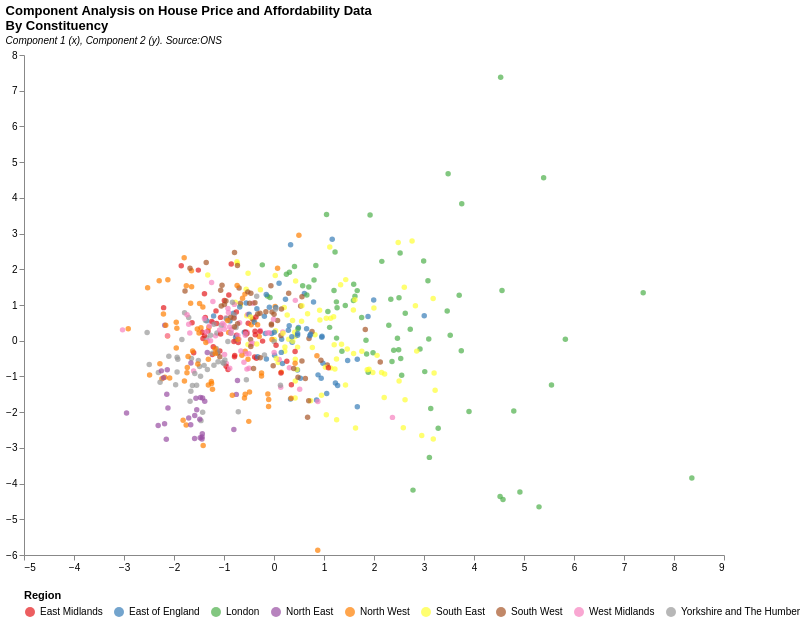

Describe this chart as a Vega-Lite specification.
### Vega-Lite specification from a JSON file in a GitHub repository (floating-point values rounded to 4 significant figures; data arrays with more than 128 entries replaced by an {"elided": "..."} marker saying what was removed)
{"$schema": "https://vega.github.io/schema/vega-lite/v5.json", "title": {"text": ["Component Analysis on House Price and Affordability Data", "By Constituency"], "subtitle": ["Component 1 (x), Component 2 (y). Source:ONS"], "subtitleFontStyle": "italic", "subtitleFontSize": 10, "anchor": "start", "color": "black"}, "config": {"background": "white", "view": {"stroke": "transparent"}}, "data": {"values": {"elided": "533 records"}}, "mark": {"type": "circle", "color": "#5b92e5", "opacity": 0.7}, "height": 500, "width": 700, "encoding": {"x": {"field": "Component 1", "type": "quantitative", "scale": {"domain": [-5, 9]}, "axis": {"grid": false}, "title": null}, "y": {"field": "Component 2", "type": "quantitative", "scale": {"domain": [-6, 8]}, "axis": {"grid": false}, "title": null}, "color": {"field": "RegionName", "type": "ordinal", "scale": {"scheme": "set1"}, "legend": {"orient": "bottom"}, "title": "Region"}, "tooltip": [{"field": "ConstituencyName", "type": "ordinal", "title": "Constituency"}, {"field": "RegionName", "type": "ordinal", "title": "Region"}]}}
